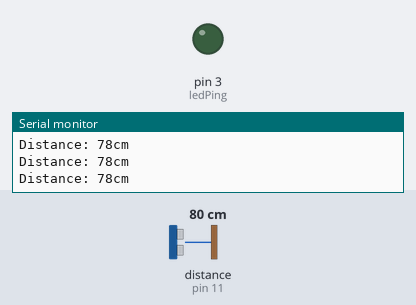
A sketch run on a simulated Arduino Uno, built with avr-gcc and run on an emulated ATmega328P. Shown: output pins drawn as LEDs (lit = HIGH), the last lines printed to the serial monitor. Wiring (inferred from the names in the program): ultrasonic range finder: trigger pin 12; echo pin 11. The inputs (shaded band) are chosen by the test bench; at power-on: distance to the obstacle (sensor on pin 11) 80 cm. The echo pulse lasts 58.3 µs per cm; pins used as bus, display or sensor lines are not drawn.

Above: at 1.2 s.
1.3 s: distance to the obstacle (sensor on pin 11) set to 23 cm
4.3 s: distance to the obstacle (sensor on pin 11) set to 18 cm
At 5.7 s:
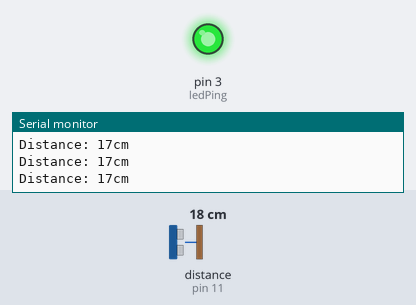
Timing chart, 0 to 7.3 s (numbered marks = the images above; inputs shaded):
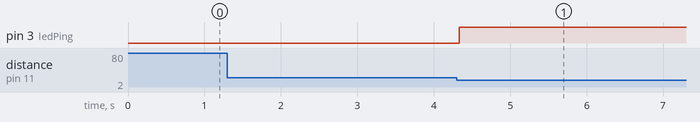

Measured:
- the behaviour switches between 21 and 20 cm on distance to the obstacle (sensor on pin 11) (found by bisection; images 0 and 1)
- after the input at 4.3 s, pin 3 (ledPing): LOW → HIGH at once

The sketch:

C1.ino
```cpp
#define trigpin 12
#define echopin 11
#define ledPing 3
long duration;
int distance;
bool was=false;
void setup() {
  // put your setup code here, to run once:
pinMode(trigpin,OUTPUT);
pinMode(echopin,INPUT);
pinMode(ledPing,OUTPUT);
Serial.begin(9600);
}
float maxLenInMicroSec=100 * 2 / 0.034;
void loop() {

  // put your main code here, to run repeatedly:
sendTrig();
duration = pulseIn(echopin, HIGH,maxLenInMicroSec);
distance= duration*0.034/2;
  // Prints the distance on the Serial Monitor
  Serial.print("Distance: ");
  Serial.print(distance);
  Serial.println("cm");

 if (distance<=19 && distance>0){

    digitalWrite(ledPing,HIGH);
  }
 if(distance==21 || distance==0){


    digitalWrite(ledPing,LOW);

  }


}
void sendTrig(){
  digitalWrite(trigpin,LOW);
  delayMicroseconds(10);
  digitalWrite(trigpin,HIGH);
   delayMicroseconds(10);
   digitalWrite(trigpin,LOW);

}
```
